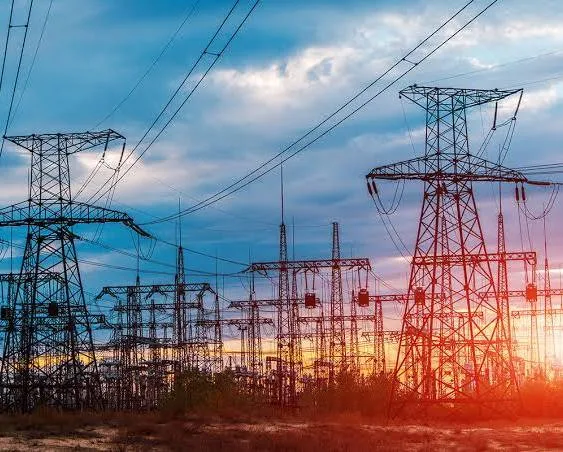
#> input picture 01_sandbox/grid.webp, 563 x 452 px
$ python 'equlazing and calchost.py'
#> lines starting #> are read from the running program, lines starting #| are printed output that depends on the picture
import cv2
import matplotlib.pyplot as plt

img = cv2.imread('grid.webp', cv2.IMREAD_GRAYSCALE)
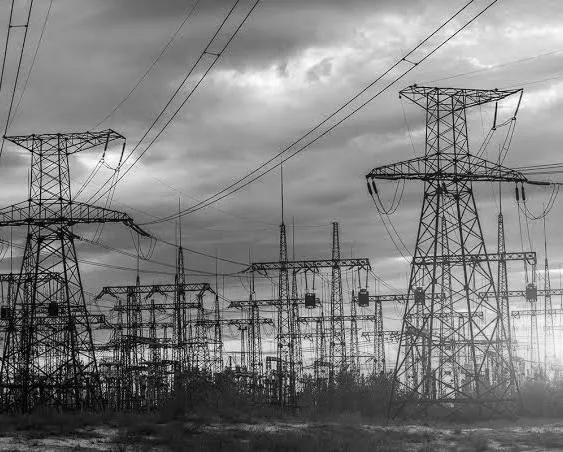
#> img: shape (452, 563); min 0, max 255, mean 127.1
hist = cv2.calcHist([img], [0], None, [256], [0, 256])
#> hist = 256 values, max 2823 at index 147, min 10 at index 253, mean 994

plt.figure(21)
plt.title('hist before')
plt.grid(True)
plt.plot(hist)

equlaized = cv2.equalizeHist(img)
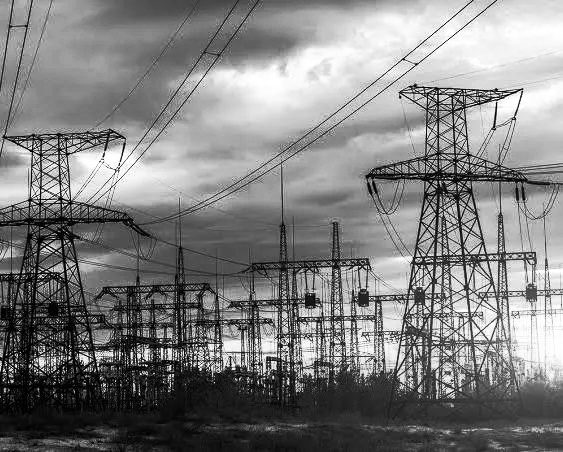
#> equlaized: shape (452, 563); min 0, max 255, mean 128.1

plt.figure(22)
plt.title('hist after')
plt.hist(equlaized.ravel(), 256, [0, 256])
plt.show()
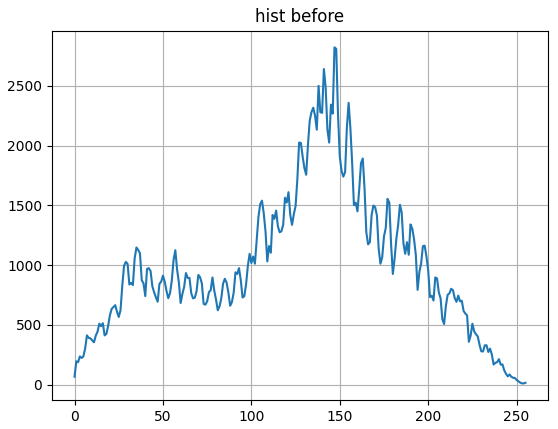
#> figure drawn by matplotlib, 1 panel; curve peaks at x = 147, y = 2823
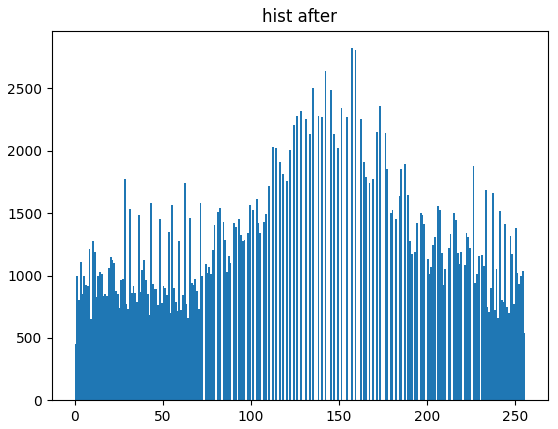
#> figure drawn by matplotlib, 1 panel; tallest bar 2823 high, from x = 157 to 158

$ run again, with 01_sandbox/bike.webp copied over 01_sandbox/grid.webp
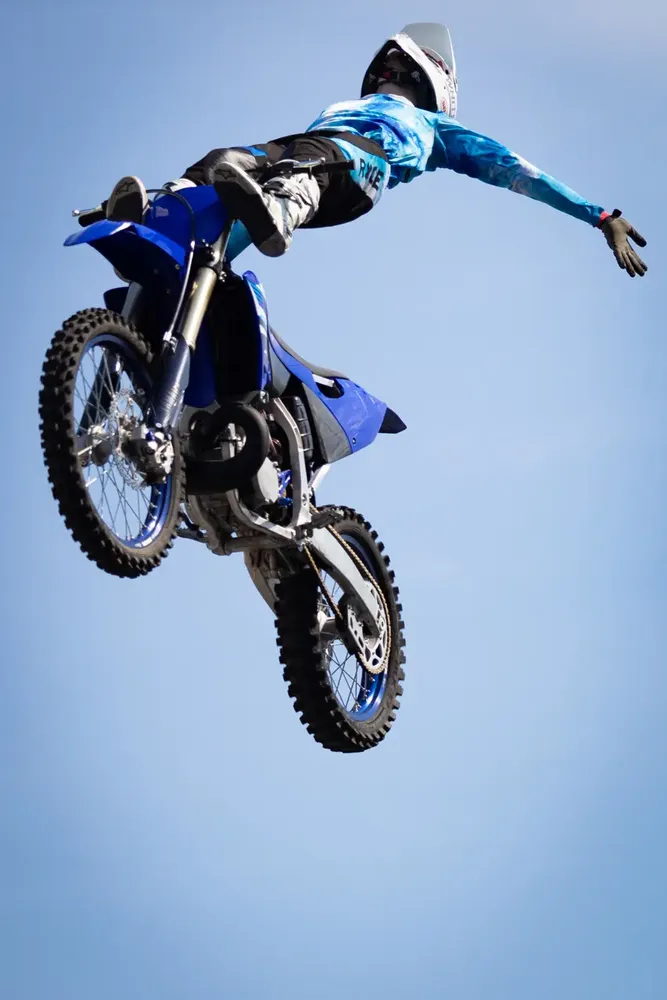
#> input picture 01_sandbox/bike.webp, 667 x 1000 px, shrunk from 853 x 1279 before the run
#> `img = cv2.imread('grid.webp', cv2.IMREAD_GRAYSCALE)`:
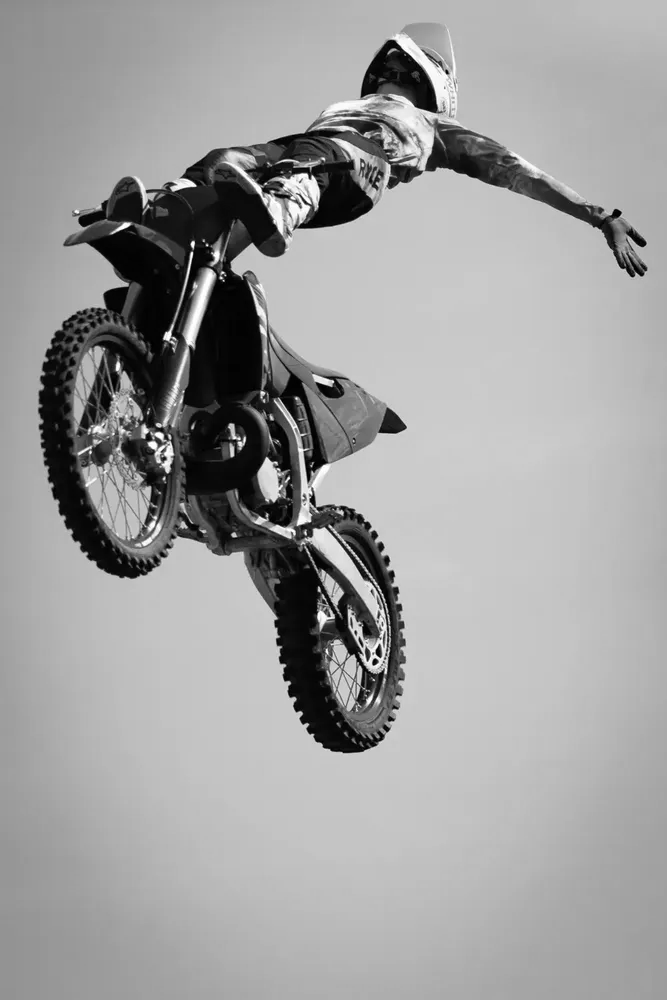
#> img: shape (1000, 667); min 0, max 255, mean 158.7
#> hist = 256 values, max 27043 at index 198, min 118 at index 252, mean 2605.5
#> `plt.show()`:
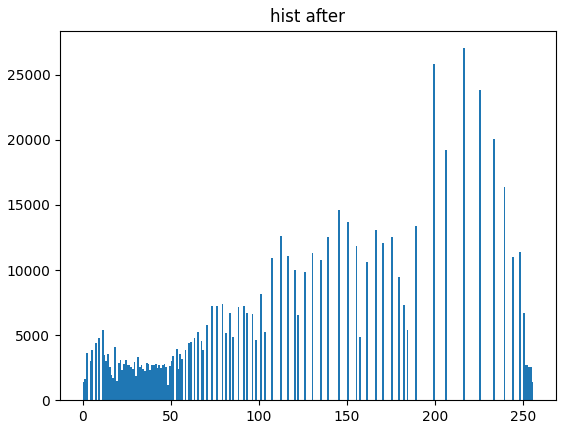
#> figure drawn by matplotlib, 1 panel; tallest bar 27043 high, from x = 216 to 217

$ run again, with 01_sandbox/breathing_balls.webp copied over 01_sandbox/grid.webp
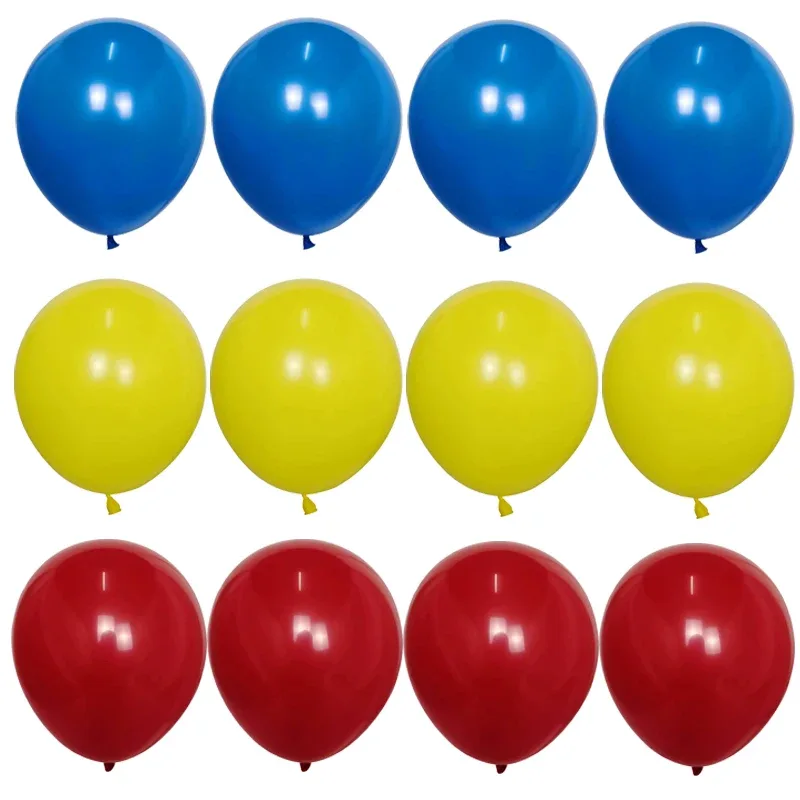
#> input picture 01_sandbox/breathing_balls.webp, 800 x 800 px
#> `img = cv2.imread('grid.webp', cv2.IMREAD_GRAYSCALE)`:
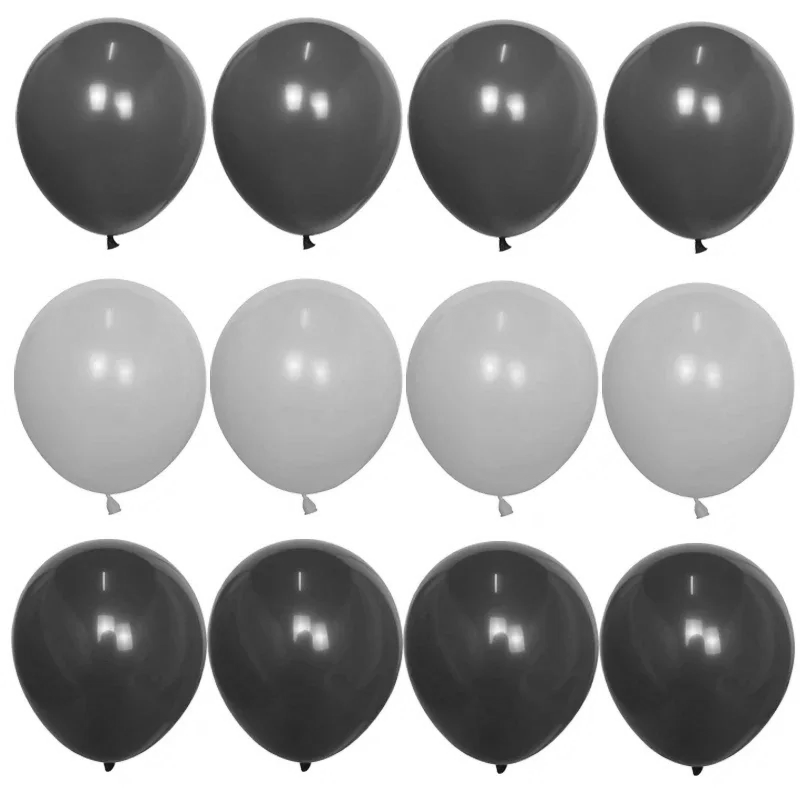
#> img: shape (800, 800); min 10, max 255, mean 166.9
#> hist = 256 values, max 201200 at index 255, min 0 at index 0, mean 2500
#> `plt.show()`:
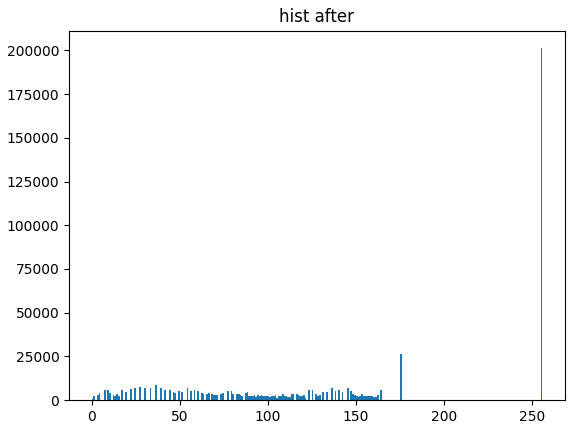
#> figure drawn by matplotlib, 1 panel; tallest bar 201200 high, from x = 255 to 256
